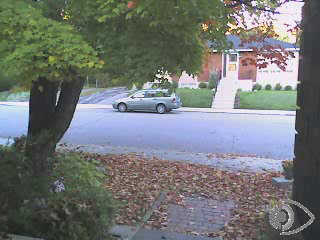
#> input picture frame 11 of images/bike.avi, 320 x 240 px, given in place of the camera
$ python exercice1.py
#> lines starting #> are read from the running program, lines starting #| are printed output that depends on the picture; long printed decimals are rounded
import cv2
import numpy as np


# retourne la moyenne du carré des différences
def get_error_distance(im1, im2):
    err = np.sum((im1.astype("float") - im2.astype("float")) ** 2)
    err /= float(im1.shape[0] * im2.shape[1])
    return err


def save_webcam(out, fps, mirror=False):
    # Capturing video from webcam:
#> called with out = 'output.avi', fps = 30, mirror = True
    cap = cv2.VideoCapture(0)
    current_frame = 0
    # Get current width of frame
    width = cap.get(cv2.CAP_PROP_FRAME_WIDTH)  # float
    # Get current height of frame
    height = cap.get(cv2.CAP_PROP_FRAME_HEIGHT)  # float
    # Define the codec and create VideoWriter object
    force = cv2.VideoWriter_fourcc(*"XVID")
    out = cv2.VideoWriter(out, force, fps, (int(width), int(height)))
    _, previous_frame = cap.read()
#> previous_frame is the input picture: shape (240, 320, 3); mean B, G, R 117.9, 119.1, 115
    previous_frame = cv2.flip(previous_frame, 1)
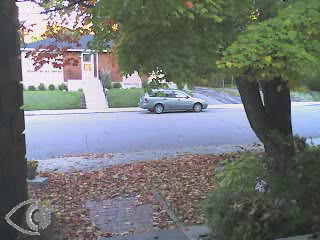
#> previous_frame: shape (240, 320, 3); mean B, G, R 117.9, 119.1, 115
    while cap.isOpened():
        # Capture frame-by-frame
        ret, frame = cap.read()
        if ret:
            if mirror:
                # Mirror the output video frame
                frame = cv2.flip(frame, 1)
            # Saves for video
            out.write(frame)
            sim = get_error_distance(frame, previous_frame)
#> in get_error_distance, `err = np.sum((im1.astype("float") - im2.astype("float")) ** 2)`: err = 2314563
#> in get_error_distance, `err /= float(im1.shape[0] * im2.shape[1])`: err = 30.14
#> sim = 30.14
            if sim > 25:
                print("Vous avez bougé : " + sim.__str__())
#| Vous avez bougé : 30.138
            previous_frame = frame
            # Display the resulting frame
            cv2.imshow('frame', frame)
        else:
            break
        if cv2.waitKey(1) & 0xFF == ord('q'):  # if 'q' is pressed then quit
#> (key q is pressed here)
            break
        # To stop duplicate images
        current_frame += 1
    # When everything done, release the capture
    cap.release()
    out.release()
    cv2.destroyAllWindows()


def main():
    save_webcam('output.avi', 30.0, mirror=True)


if __name__ == '__main__':
    main()

$ run again, starting later in the video
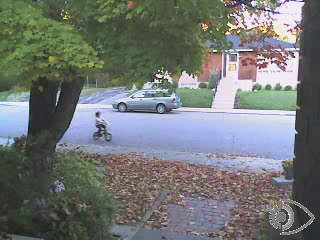
#> input picture frame 53 of images/bike.avi, 320 x 240 px, given in place of the camera
#> in save_webcam, previous_frame is the input picture: shape (240, 320, 3); mean B, G, R 117.3, 118.6, 114.8
#> in save_webcam, `previous_frame = cv2.flip(previous_frame, 1)`:
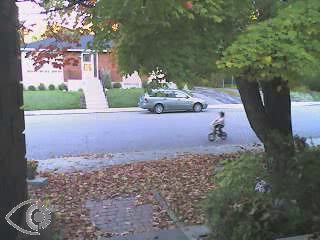
#> previous_frame: shape (240, 320, 3); mean B, G, R 117.3, 118.6, 114.8
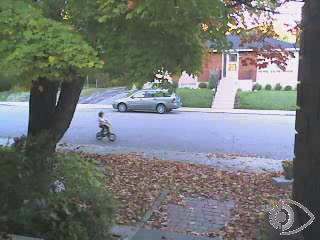
#> input picture frame 54 of images/bike.avi, 320 x 240 px, given in place of the camera
#> in save_webcam, frame is the input picture: shape (240, 320, 3); mean B, G, R 117.2, 118.6, 114.7
#> in get_error_distance, `err = np.sum((im1.astype("float") - im2.astype("float")) ** 2)`: err = 6689928
#> in get_error_distance, `err /= float(im1.shape[0] * im2.shape[1])`: err = 87.11
#| Vous avez bougé : 87.108

$ run again, starting later in the video
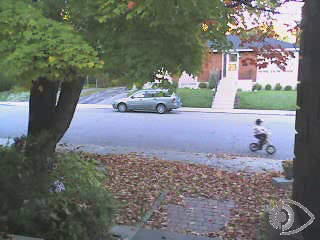
#> input picture frame 95 of images/bike.avi, 320 x 240 px, given in place of the camera
#> in save_webcam, previous_frame is the input picture: shape (240, 320, 3); mean B, G, R 116.8, 118.3, 114.7
#> in save_webcam, `previous_frame = cv2.flip(previous_frame, 1)`:
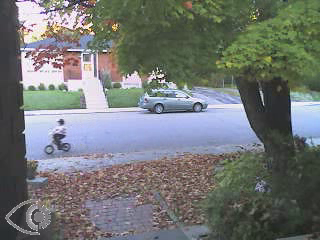
#> previous_frame: shape (240, 320, 3); mean B, G, R 116.8, 118.3, 114.7
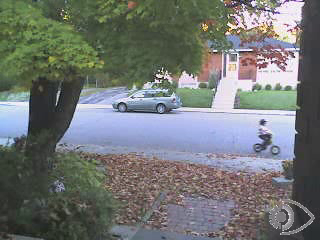
#> input picture frame 96 of images/bike.avi, 320 x 240 px, given in place of the camera
#> in save_webcam, frame is the input picture: shape (240, 320, 3); mean B, G, R 116.6, 118.3, 114.5
#> in get_error_distance, `err = np.sum((im1.astype("float") - im2.astype("float")) ** 2)`: err = 10779154
#> in get_error_distance, `err /= float(im1.shape[0] * im2.shape[1])`: err = 140.4
#| Vous avez bougé : 140.354
